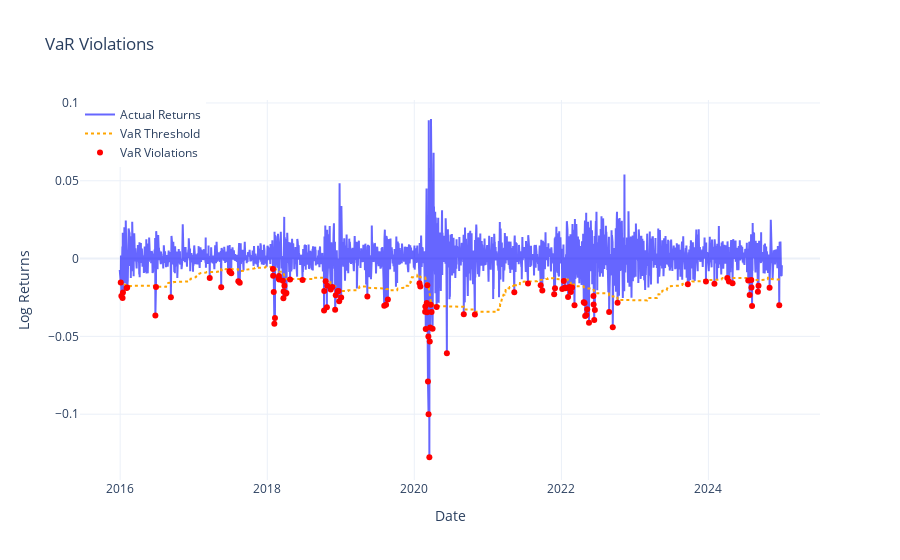

This figure's notebook cell:
### Code cell
# Visualisation
def plot_var_violations(df, var_col, return_col, title="VaR Violations"):
    df = df.dropna().copy()

    # Identify VaR violations
    df['exceedance'] = df[return_col] < df[var_col]

    fig = go.Figure()
    fig.add_trace(go.Scatter(x=df.index, y=df[return_col], mode='lines', 
                             name="Actual Returns", line=dict(color='blue'), opacity=0.6))
    fig.add_trace(go.Scatter(x=df.index, y=df[var_col], mode='lines', 
                             name="VaR Threshold", line=dict(color='orange', dash='dot')))
    fig.add_trace(go.Scatter(x=df.index[df['exceedance']], 
                             y=df[return_col][df['exceedance']], 
                             mode='markers', name="VaR Violations", 
                             marker=dict(color='red', size=6, symbol='circle')))
    fig.update_layout(title=title,
                      xaxis_title="Date",
                      yaxis_title="Log Returns",
                      legend=dict(x=0, y=1),
                      hovermode="x unified",
                      template="plotly_white")
    fig.show()

plot_var_violations(SNP, var_col='VaR_95', return_col='log_returns')
